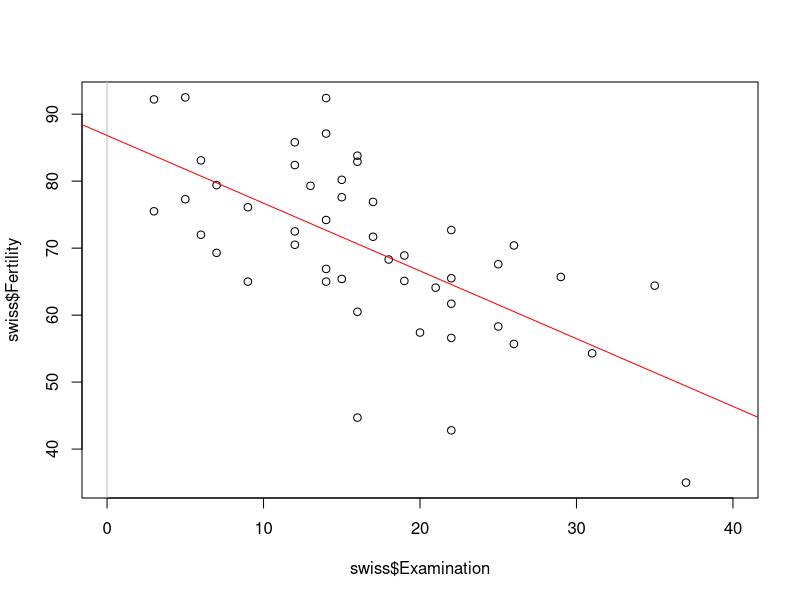
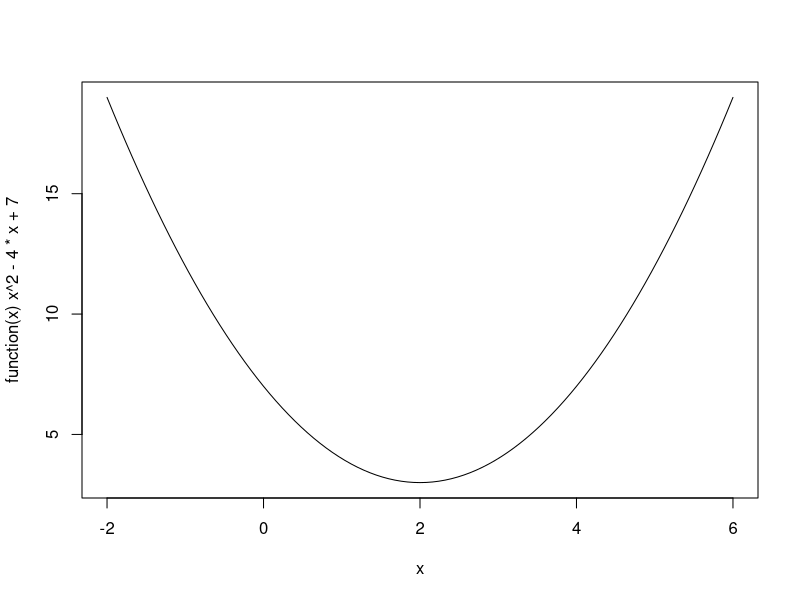
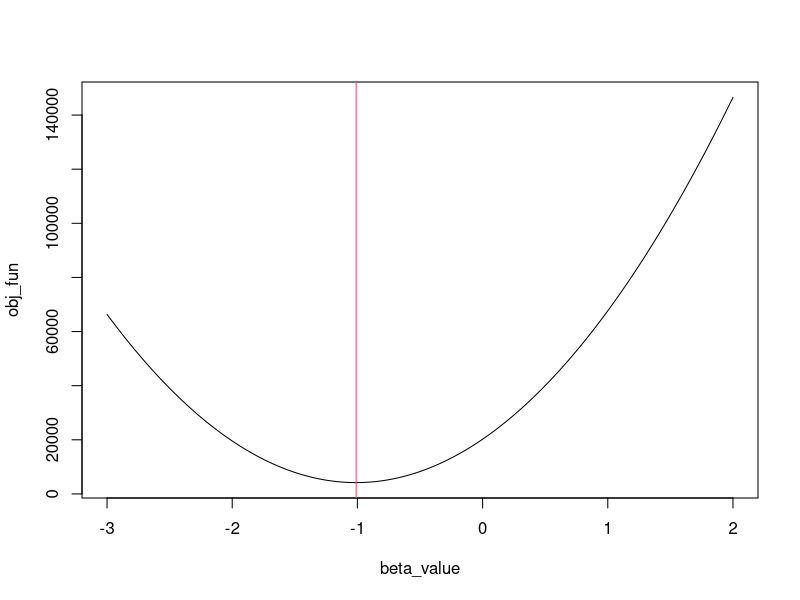
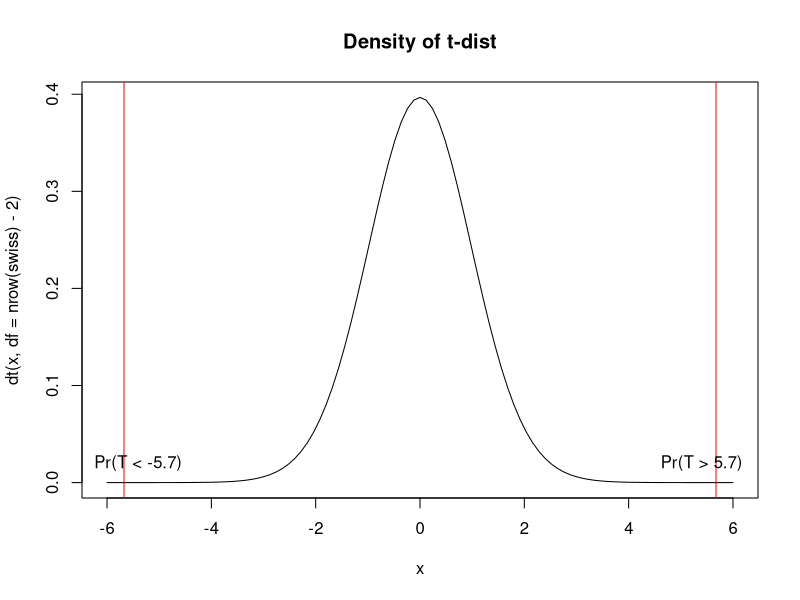
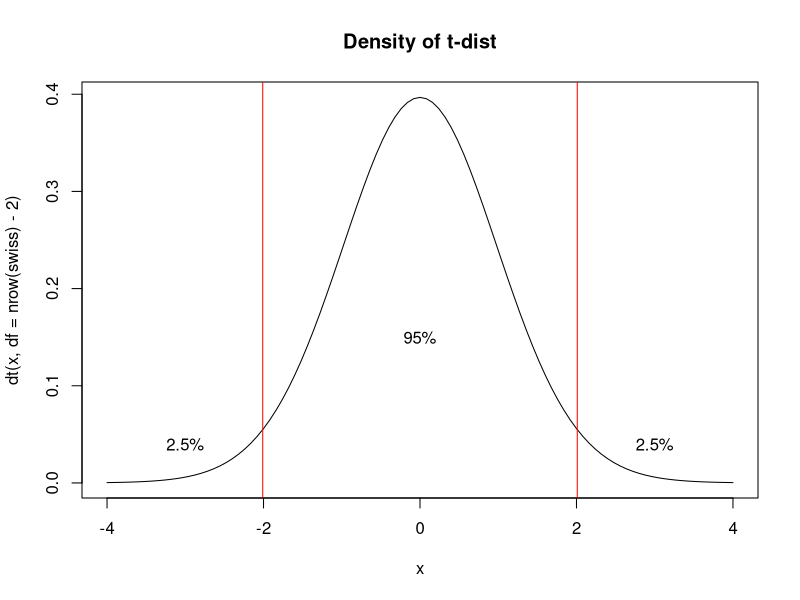

These figures' R source, in order:
## ---- chunk 1
knitr::opts_chunk$set(echo = TRUE)
## ---- chunk 2
# str(swiss)  # built-in dataset
lm(formula = Fertility ~ Examination, data = swiss)
## ---- chunk 3
plot(x = swiss$Examination, y = swiss$Fertility, xlim = c(0, 40))
abline(v = 0, col = "grey")
abline(lm(Fertility ~ Examination, swiss), col = "red")
## ---- chunk 4
summary(lm(formula = Fertility ~ Examination, data = swiss))
## ---- chunk 5
y_bar <- mean(swiss$Fertility)  # Y bar
x_bar <- mean(swiss$Examination)  # X bar
s_xx <- sum((swiss$Examination - x_bar)^2)  # S_XX
s_xy <- sum((swiss$Examination - x_bar) * (swiss$Fertility - y_bar))  # S_XY
c(y_bar, x_bar, s_xx, s_xy)
## ---- chunk 6
beta_hat <- s_xy / s_xx
alpha_hat <- y_bar - beta_hat * x_bar
c(alpha_hat, beta_hat)
## ---- chunk 7
plot(function (x) x^2-4*x+7, xlim = c(-2, 6))
## ---- chunk 8
obj_function <- function (x) x^2 - 4*x + 7
optim(par = 0, fn = obj_function, method = "BFGS")  # ニュートン法の亜種を利用
## ---- chunk 9
sum_of_squared_residuals <- function (coef_vector) {
  # coef_vector[1]: alpha (intercept)
  # coef_vector[2]: beta (slope of X)
  y <- swiss$Fertility
  x <- swiss$Examination
  sum((y - coef_vector[1] - coef_vector[2] * x)^2)
}
sum_of_squared_residuals(coef_vector = c(1, 2))  # alpha=1, beta=2
sum_of_squared_residuals(coef_vector = c(1, 3))  # alpha=1, beta=3
optim(par = c(0, 0), fn = sum_of_squared_residuals)
## ---- chunk 10
sum_of_squared_residuals_beta <- function (beta1) {
  y <- swiss$Fertility
  x <- swiss$Examination
  sum((y - 86.8 - beta1 * x)^2)
}
beta_value <- seq(-3, 2, by = 0.01)
obj_fun <- sapply(beta_value, sum_of_squared_residuals_beta)
plot(x = beta_value, y = obj_fun, type = "l", xlim = c(-3, 2))
abline(v = -1.01, col = 2)
## ---- chunk 11
s_yy <- sum((swiss$Fertility - y_bar)^2)
y_pred <- alpha_hat + beta_hat * swiss$Examination  # y hat
s_yhyh <- sum((y_pred - y_bar)^2)
s_yhyh / s_yy  # R^2
resid_swiss <- swiss$Fertility - y_pred  # residuals
1 - sum(resid_swiss^2) / s_yy  # R^2 ... should be the same as above
## ---- chunk 12
sum(resid_swiss^2) / (nrow(swiss) - 2)  # estimated sigma^2
beta_se <- sqrt(sum(resid_swiss^2)/(nrow(swiss) - 2) / s_xx)  # standard error
beta_se
## ---- chunk 13
beta_hat / beta_se
## ---- chunk 14
curve(dt(x, df = nrow(swiss) - 2), from = -6, to = 6, main = "Density of t-dist")
abline(v = beta_hat / beta_se * c(-1, 1), col = "red")
text(c(-5.4, 5.4), 0.02, labels = c("Pr(T < -5.7)", "Pr(T > 5.7)"))
## ---- chunk 15
2 * pt(q = beta_hat / beta_se, df = nrow(swiss) - 2)
## ---- chunk 16
2 * (1 - pt(q = abs(beta_hat / beta_se), df = nrow(swiss) - 2))
## ---- chunk 17
qt(p = 0.025, df = nrow(swiss) - 2)  # df: degree of freedom (自由度)
qt(p = c(0.005, 0.025, 0.975, 0.995), df = nrow(swiss) - 2)  # 1% and 5%
## ---- chunk 18
curve(dt(x, df = nrow(swiss) - 2), from = -4, to = 4, main = "Density of t-dist")
abline(v = c(-2.01, 2.01), col = "red")
text(c(-3, 3), 0.04, labels = "2.5%"); text(0, 0.15, labels = "95%")
## ---- chunk 19
qt(p = 0.975, df = 10000); qnorm(p = 0.975)
## ---- chunk 20
summary(lm(Fertility ~ Examination + Education, data = swiss))
## ---- chunk 21
library(tidyverse)
swiss2 <- swiss %>%
  mutate(Edu2 = Education^2,
         ExamEdu = Examination * Education)
# tidyverse を使わない場合
# swiss2 <- swiss
# swiss2$Edu2 <- swiss$Education^2
## ---- chunk 22
lm(Fertility ~ Examination + Edu2, data = swiss2)$coef
## ---- chunk 23
lm(Fertility ~ ExamEdu, data = swiss2)$coef
## ---- chunk 24
lm(Fertility ~ Examination + I(Education^2), data = swiss)$coef
## ---- chunk 25
lm(Fertility ~ Examination : Education, data = swiss)$coef
## ---- chunk 26
lm(Fertility ~ Examination * Education, data = swiss)$coef
## ---- chunk 27
lm(log(Fertility) ~ Examination, data = swiss)$coef
## ---- chunk 28
swiss2 <- swiss %>%
  mutate(exam_dummy = ifelse(Examination > mean(Examination), 1, 0))
## ---- chunk 29
summary(lm(Fertility ~ exam_dummy, data = swiss2))
## ---- chunk 30
swiss2 <- swiss
swiss2$region <- 
  c("A", "A", "A", "A", "A", "A", "C", "C", "C", "C",
    "C", "B", "B", "B", "B", "B", "B", "B", "B", "B",
    "B", "B", "B", "B", "B", "B", "B", "B", "B", "B",
    "F", "F", "F", "F", "F", "F", "F", "F", "D", "D",
    "D", "D", "D", "D", "E", "E", "E")
table(swiss2$region)
lm(Fertility ~ Examination + region, swiss2)$coef
## ---- chunk 31
swiss2$region <- relevel(as.factor(swiss2$region), ref = "B")
lm(Fertility ~ Examination + region, swiss2)$coef
## ---- chunk 32
lm(formula = Fertility ~ Examination + I(2 * Examination), data = swiss)$coef
cor(swiss$Examination, 2 * swiss$Examination)
## ---- chunk 33
set.seed(2)
swiss_multico <- swiss %>% 
  mutate(Exam_with_noise = Examination + rnorm(nrow(swiss), sd = 1))
cor(swiss_multico$Examination, swiss_multico$Exam_with_noise)
summary(lm(formula = Fertility ~ Examination + Exam_with_noise, data = swiss_multico))$coef
## ---- chunk 34
summary(lm(formula = Fertility ~ Examination, data = swiss_multico))$coef
## ---- chunk 35
lm_exam <- lm(Examination ~ Education + Agriculture + Catholic, data = swiss)
r2_exam <- summary(lm_exam)$r.squared
1 / (1 - r2_exam)  # VIF 
## ---- chunk 36
# install.packages("car")
library(car)
lm0 <- lm(formula = Fertility ~ Examination + Education + Agriculture + Catholic, data = swiss)
car::vif(lm0)
## ---- chunk 37
lm(formula = Fertility ~ Examination + Agriculture, data = swiss)$coef
## ---- chunk 38
c(-1.195 * sd(swiss$Examination), -0.094 * sd(swiss$Agriculture))
## ---- chunk 39
swiss_scaled <- swiss %>% 
  mutate(Fertility_scaled = (Fertility - mean(Fertility)) / sd(Fertility),
         Examination_scaled = (Examination - mean(Examination)) / sd(Examination),
         Agriculture_scaled = (Agriculture - mean(Agriculture)) / sd(Agriculture))
lm(formula = Fertility_scaled ~ Examination_scaled + Agriculture_scaled, data = swiss_scaled)$coef
## ---- chunk 40
lm1 <- lm(Fertility ~ Examination, data = swiss)
lm2 <- lm(Fertility ~ Examination + Education, data = swiss)
lm3 <- lm(Fertility ~ Examination + Education + Agriculture + Catholic, data = swiss)
AIC(lm1, lm2, lm3)
## ---- chunk 41
lm_full <- lm(Fertility ~ Examination + Education + Agriculture + Catholic + Infant.Mortality, data = swiss)
step(lm_full, trace = 0)  # trace = 1 にすると計算過程が出力される
